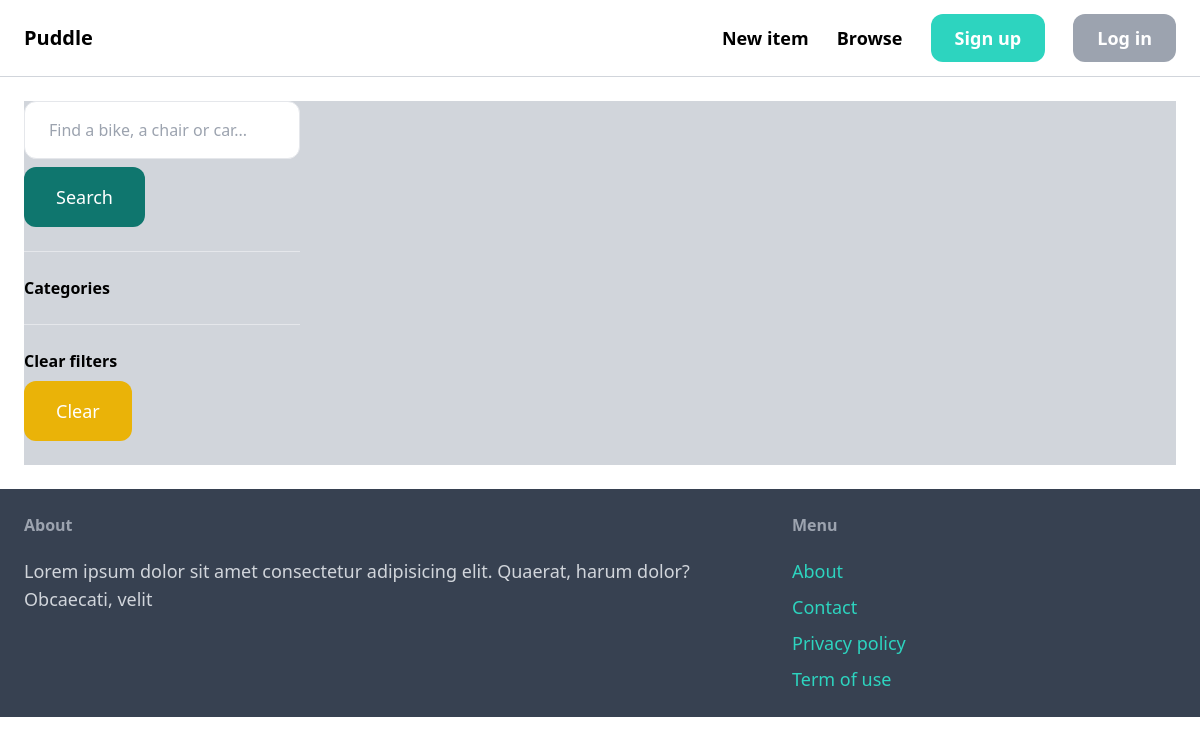
Before: /items/ with the older database file.
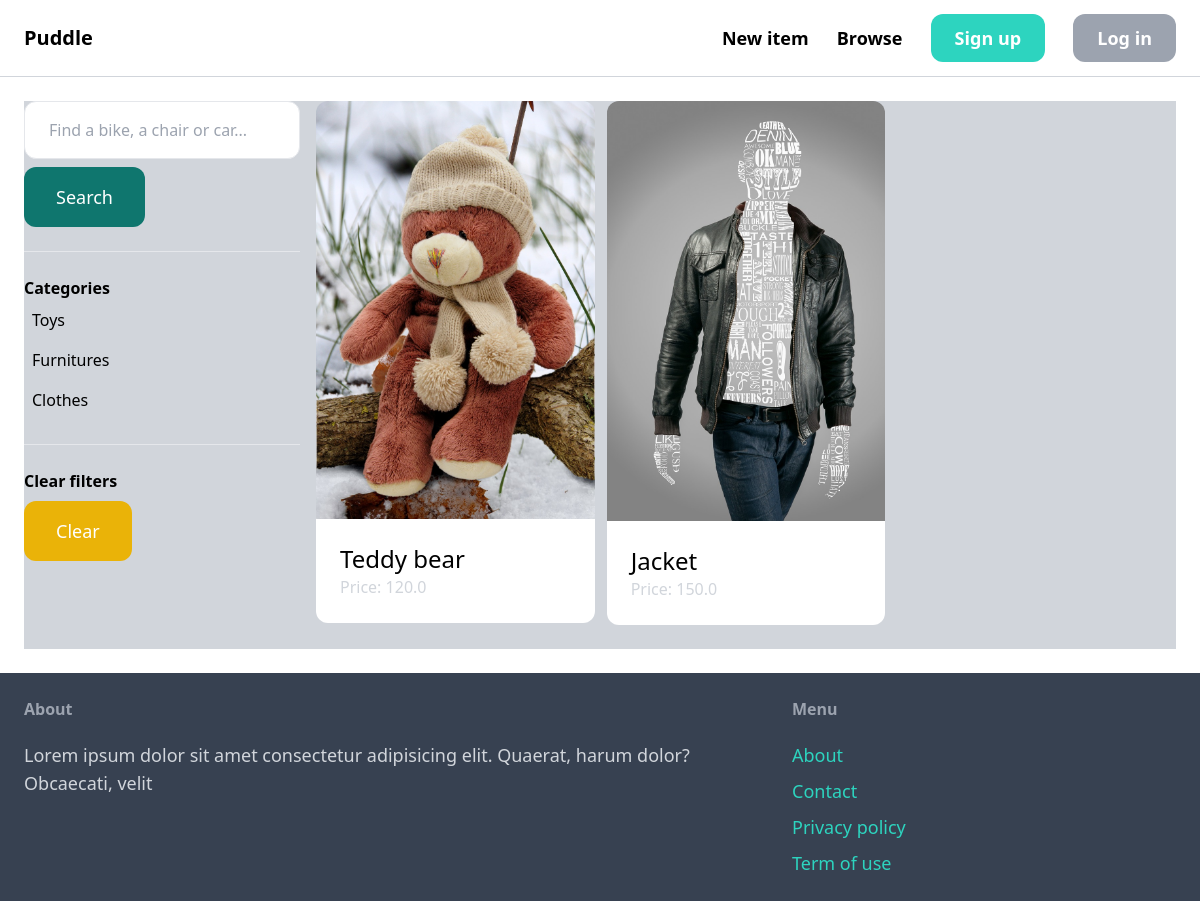
After: the same page with the newer database file.
### item/models.py (models this page shows, shortened)
class Category(models.Model):
    name = models.CharField(max_length=255)
    class Meta:
        verbose_name_plural = 'categories'

class Item(models.Model):
    category = models.ForeignKey(Category, related_name='items', on_delete=models.CASCADE)
    name = models.CharField(max_length=255)
    description = models.TextField(blank=True, null=True)
    price = models.FloatField()
    image = models.ImageField(upload_to='item_images', blank=True, null=True)
    is_sold = models.BooleanField(default=False)
    created_by = models.ForeignKey(User, related_name='items', on_delete=models.CASCADE)
    created_at = models.DateTimeField(auto_now_add=True)

### item/views.py (the view)
# urls.py: path('', views.items, name='items'),
def items(request):
    query = request.GET.get('query', '')
    category_id = request.GET.get('category', 0)
    categories = Category.objects.all()
    items = Item.objects.filter(is_sold=False)
    if category_id:
        items = items.filter(category_id=category_id)
    if query:
        items = items.filter(Q(name__icontains=query) | Q(description__icontains=query))
    return render(request, 'item/items.html', {
        'items': items,
        'query': query,
        'categories': categories,
        'category_id': int(category_id)
    })

### item/templates/item/items.html (shortened to what this page needs)
{% extends 'core/base.html' %}
{% block content %}
    <div class="pb-6 grid grid-cols-4 gap-4 bg-gray-300">
        <div class="col-span-1">
            <form method="get" action="{% url 'item:items' %}">
                <input name="query" class="w-full py-4 px-6 border rounded-xl" type="text" value="{{ query }}" placeholder="Find a bike, a chair or car...">
                <button class="mt-2 py-4 px-8 text-lg bg-teal-700 text-white rounded-xl">Search</button>
            </form>
            <hr class="my-6">
            <p class="font-semibold">Categories</p>
            <ul>
                {% for category in categories %}
                    <li class="py-2 px-2 rounded-xl{% if category.id == category_id %} bg-gray-600{% endif %}">
                        <a href="{% url 'item:items' %}?query={{ query }}&category={{ category.id }}">{{ category.name }}</a>
                    </li>
                {% endfor %}
            </ul>
            <hr class="my-6">
            <p class="font-semibold">Clear filters</p>
            <ul>
                <li><a href="{% url 'item:items' %}" class="mt-2 py-4 px-8 inline-block bg-yellow-500 text-lg rounded-xl text-white">Clear</a>
        </div>
        <div class="col-span-3">
            <div class="grid grid-cols-3 gap-3">
                {% for item in items %}
                    <div>
                        <a href="{% url 'item:detail' item.id %}">
                            <div>
                                <img src="{{ item.image.url }}" class="rounded-t-xl">
                            </div>
                            <div class="p-6 bg-white rounded-b-xl">
                                <h2 class="text-2xl">{{ item.name }}</h2>
                                <p class="text-gray-300">Price: {{ item.price }}</p>
                            </div>
                        </a>
                    </div>
                {% endfor %}
            </div>
        </div>
    </div>
{% endblock %}

Changed rows visible on the page:
added Category: name "Toys"
added Category: name "Furnitures"
added Category: name "Clothes"
added Item: image (picture), name "Teddy bear", price "120.0"
added Item: image (picture), name "Jacket", price "150.0"
